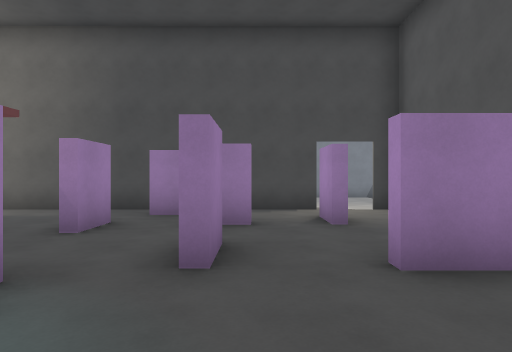
view 1 (above)

23 first-person views from a walk through a level from a Godot 3-D game. The camera is 1.5 m above the floor, looks level and sees 75° across. The floor is counted in squares, 2 m on a side. Each view is taken from the middle of a square. On the plan, view 1 faces up. The plan holds only what a view shows up to about 11 squares ahead; the rest is blank. The place goes on beyond the plan. Surface patterns are stand-ins for the level's own textures.

view 2
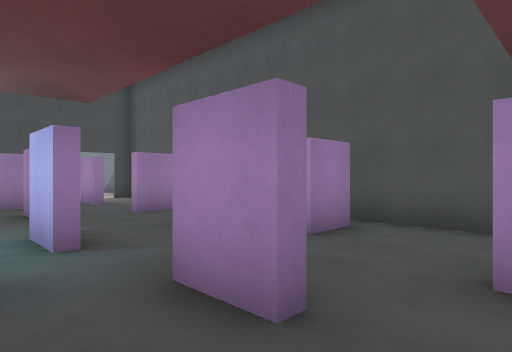

view 3
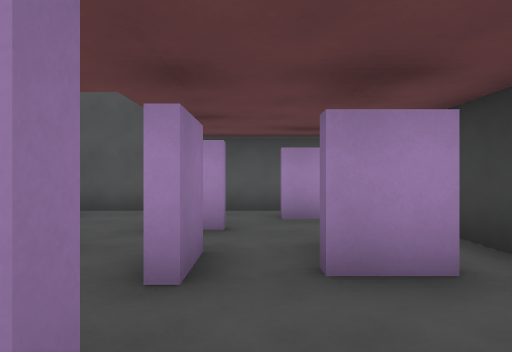

view 4
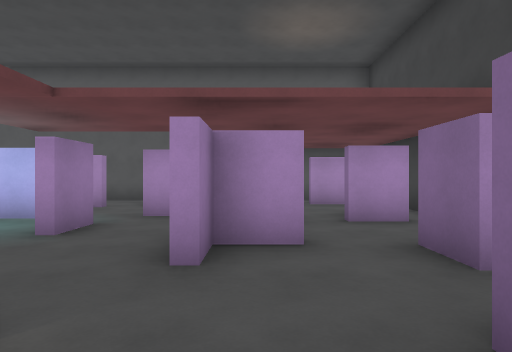

view 5
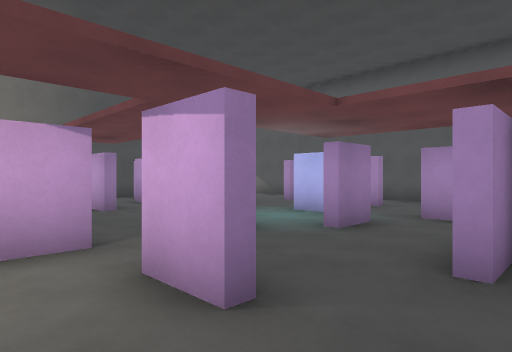

view 6
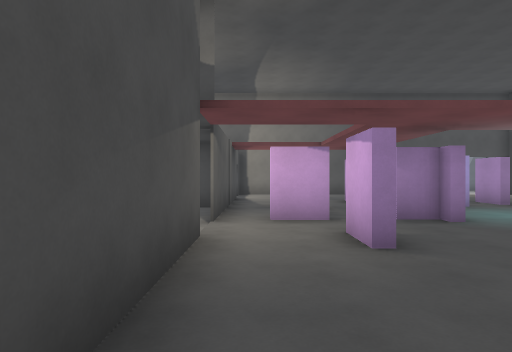

view 7
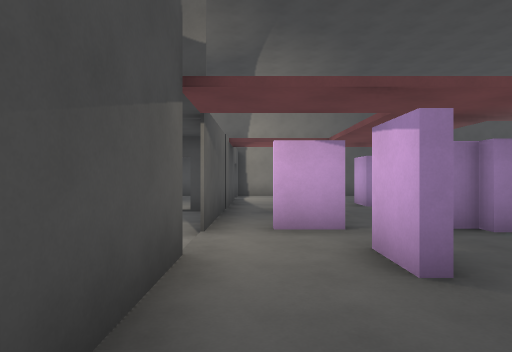

view 8
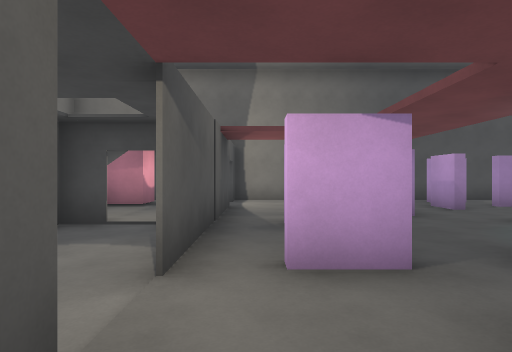

view 9
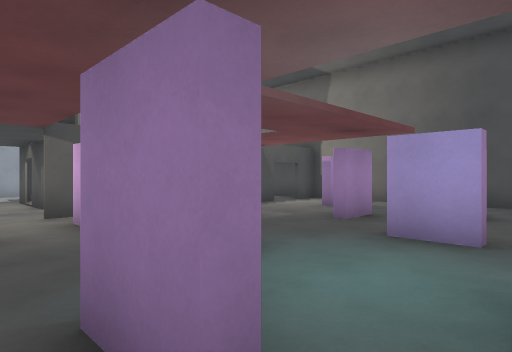

view 10
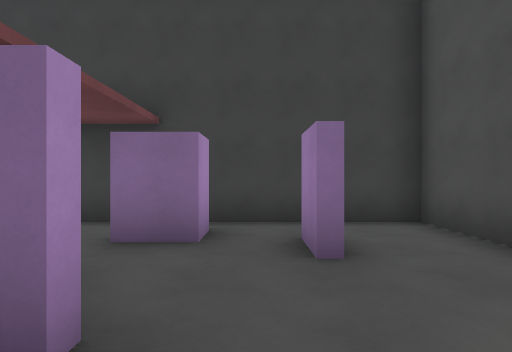

view 11
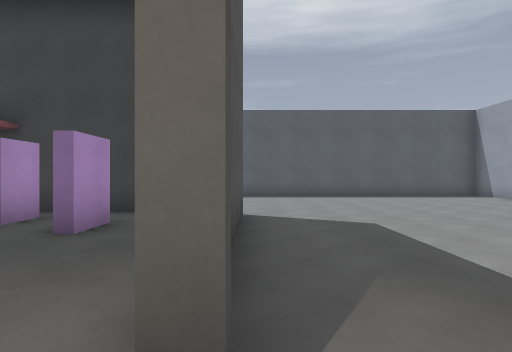

view 12
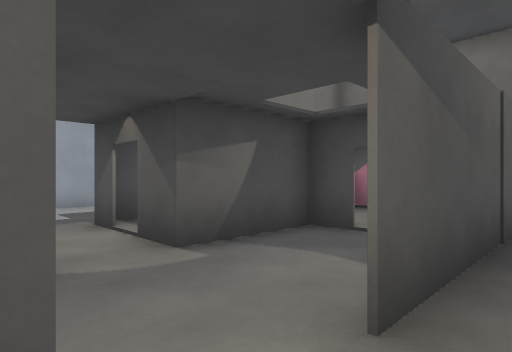

view 13
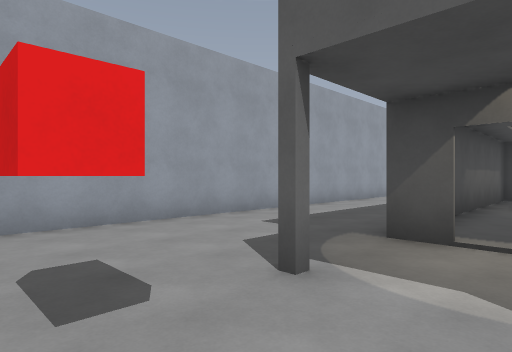

view 14
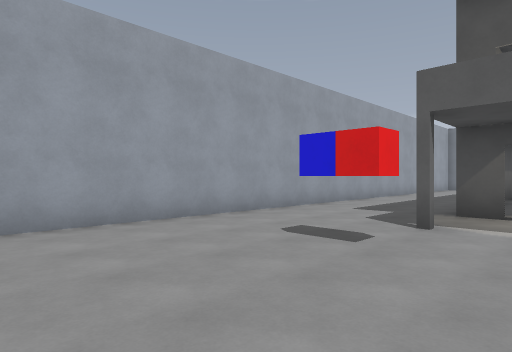

view 15
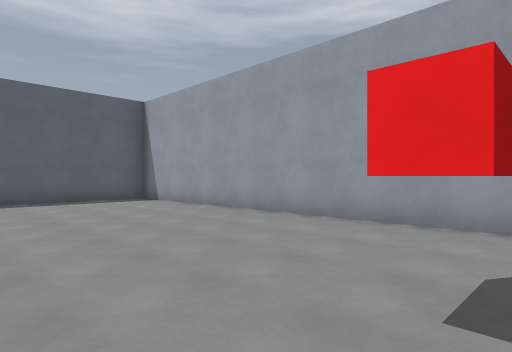

view 16
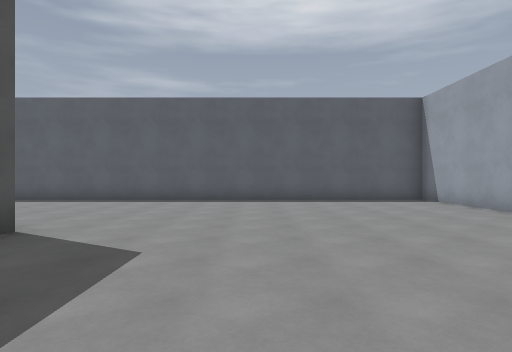

view 17
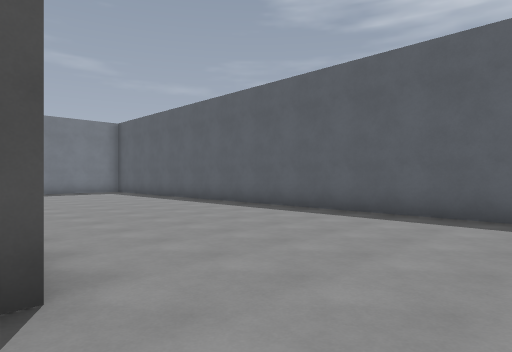

view 18
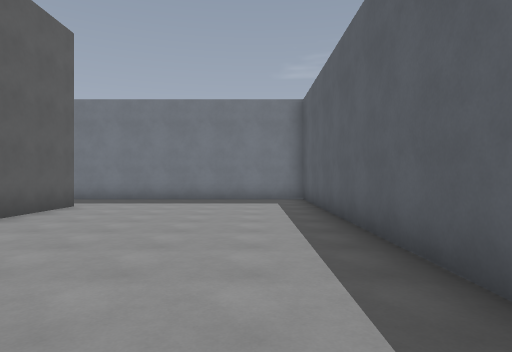

view 19
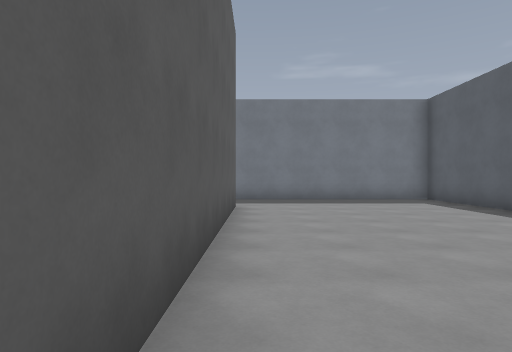

view 20
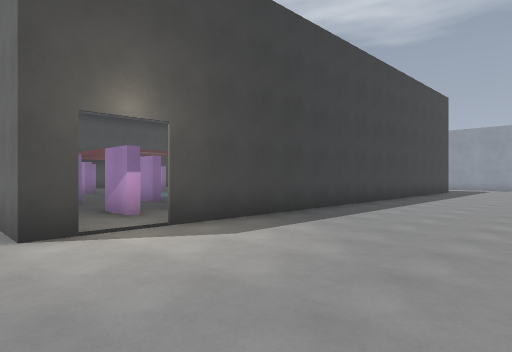

view 21
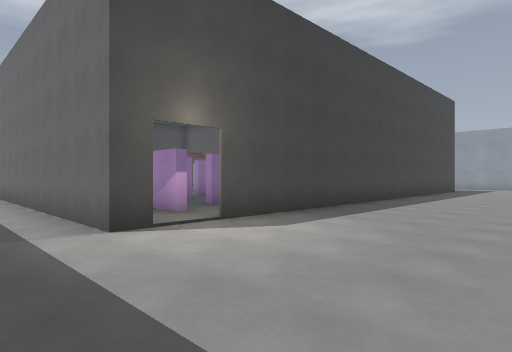

view 22
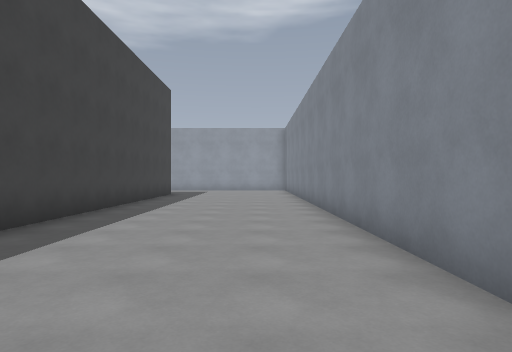

view 23
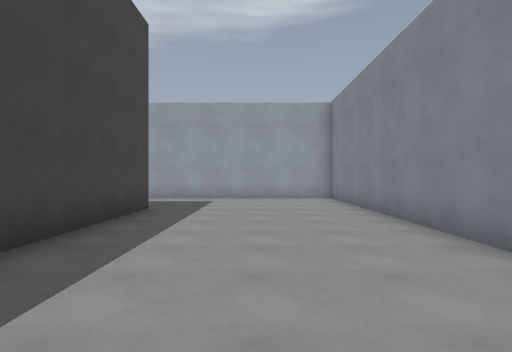

### Floor plan
Points are (right, up) in squares from view 1. A wall is a line through its corners. A room is listed if a view was taken in it or the views show most of it. See-through windows are left out.
Room 1 (views 1, 2, 3, 9)
walls: (-0.6, -4.5) (-1.8, -4.5); (0.7, -4.6) (0.7, -3.5); (-0.7, -2.9) (-0.7, -1.9); (-1.5, -6.6) (-1.5, -5.5); (1.9, -6.4) (1.9, -5.4); (-1.8, -1.5) (-2.9, -1.5); (3.2, -5.6) (3.2, -0.9); (2.6, -1.5) (1.5, -1.5); (-4.2, -5.8) (-3.2, -5.8); (-4, -7.5) (0.6, -7.5)
ways out: opening at (-3.5, -5) to room 2; opening at (-2, -2) to room 2; opening at (0, 0) to room 2
Room 2 (views 4, 5, 6, 7, 8, 10, 11, 12)
walls: (-1.8, 2.1) (-2.9, 2.1); (-4.2, 3.2) (-4.2, 4.2); (-0.7, 2.6) (-0.7, 3.8); (-4, 4.2) (-4, 3.2); (-3.8, -0.3) (-4.6, -0.3); (-1.1, -0.4) (-1.1, 0.8); (-0.4, 3.8) (-0.4, 2.6); (-5.6, -0.3) (-6.8, -0.3); (0, 5.1) (-1.1, 5.1); (-1, 6.4) (-2.1, 6.4); (2.1, 2.6) (1.1, 2.6); (1.2, 5.1) (1.2, 6.2); (-5.8, -2.6) (-5.8, -1.5); (-7.7, 5.5) (-7.7, -0.5); (-7.7, -1.8) (-7.7, -7.5) (-4, -7.5); (1.4, 6.2) (1.4, 5.1); (-3.4, -4.6) (-3.4, -3.5) (-4.2, -3.5); (3.2, -0.9) (3.2, 0.6); (1.4, 7.5) (-7.7, 7.5); (-5.6, -5) (-5.6, -6); (-5.8, -6) (-5.8, -5); (-4.2, -6.6) (-4.2, -5.8)
ways out: opening at (-3.5, -5) to room 1; opening at (-2, -2) to room 1; opening at (0, 0) to room 1; opening at (-8, -1) to room 3; opening at (2, 6.5) to room 3; opening at (-8, 6) to room 4
Room 3 (views 13, 14, 15, 16, 17, 18, 19, 20, 21, 22, 23)
walls: (-10.2, 0) (-11.2, 0); (-12, 0) (-12.8, 0); (-7.8, -7.5) (-7.8, -4.2); (-12.8, 7.5) (1.4, 7.5); (-16.2, 6.4) (-16.2, -13.5) (5.8, -13.5) (5.8, -6.1); (3.2, -7.5) (-4.4, -7.5); (2.6, 7.5) (3.2, 7.5) (3.2, -1.4); (-0.9, 12.5) (-16, 12.5)
ways out: opening at (-8, -1) to room 2; opening at (2, 6.5) to room 2; opening at (-9, 0) to room 4; gap at (-11.5, 0) to room 4
Room 4 (no view inside)
walls: (-9.4, 2.6) (-10.2, 2.6) (-10.2, 0); (-12.7, 0.8) (-12.7, 0.1); (-12.7, 7.5) (-12.7, 2.6)
ways out: opening at (-8, 6) to room 2; opening at (-9, 0) to room 3; gap at (-11.5, 0) to room 3

Positions as (right, up) in squares from view 1, and headings:
1: (0, 0), facing up
2: (-2, -4), facing up-right
3: (-4, -5), facing right
4: (-7, -4), facing right
5: (-7, -4), facing up-right
6: (-7, -6), facing up
7: (-7, -5), facing up
8: (-7, -3), facing up
9: (-1, -2), facing up-left
10: (-5, -2), facing down
11: (-8, -1), facing down
12: (-7, -2), facing up-left
13: (-11, -4), facing up-left
14: (-11, -7), facing up-left
15: (-11, -3), facing down-left
16: (-11, -3), facing down
17: (-10, -7), facing down-right
18: (-5, -12), facing right
19: (-5, -8), facing right
20: (4, 12), facing down-left
21: (5, 12), facing down-left
22: (1, 11), facing left
23: (-5, 10), facing left
